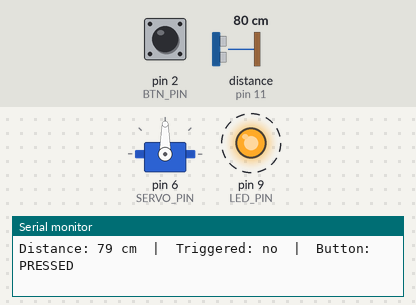
This sketch was run on a simulated Arduino Nano, built with avr-gcc and run on an emulated ATmega328P. Shown: servo, output pins drawn as LEDs (lit = HIGH), the last lines printed to the serial monitor. Wiring (inferred from the names in the program): ultrasonic range finder: trigger pin 10; echo pin 11. Dashed ring = blinking. The test bench sets the inputs (shaded band); at power-on: distance to the obstacle (sensor on pin 11) 80 cm, pin 2 (BTN_PIN) HIGH. The echo pulse lasts 58.3 µs per cm; pins used as bus, display or sensor lines are not drawn.

Above: at 0.87 s.
1.3 s: distance to the obstacle (sensor on pin 11) set to 45 cm
4.3 s: distance to the obstacle (sensor on pin 11) set to 40 cm
At 6.62 s:
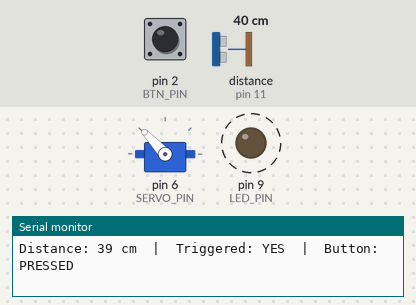
7.3 s: pin 2 (BTN_PIN) pulled LOW for 3.2 s
At 7.79 s:
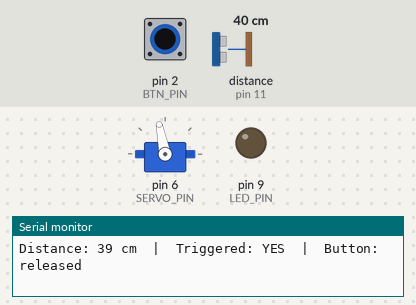
12.0 s: pin 2 (BTN_PIN) pulled LOW for 3.2 s
At 15.32 s:
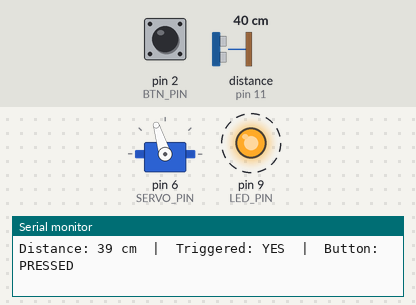
17.8 s: distance to the obstacle (sensor on pin 11) set to 2 cm
At 18.2 s:
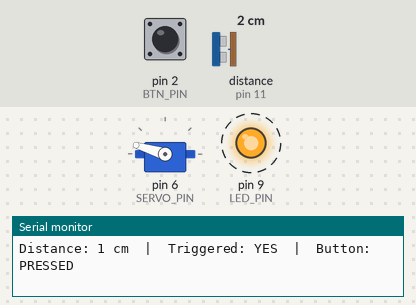
20.8 s: pin 2 (BTN_PIN) pulled LOW for 0.15 s
Timing chart, 0 to 34.2 s (numbered marks = the images above; inputs shaded):
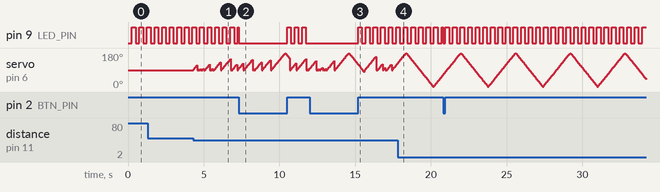

The sketch:

04_servo_sweep_and_led.ino
```cpp
// 04 - Servo proximity sweep + button-held LED blink (running together)
// The servo sweeps back and forth whenever someone comes within range,
// AND the LED blinks whenever the button is held down. Both happen at the
// same time because we use millis() timing instead of delay() -- delay()
// would freeze everything else while it waits.
//
// WIRING:
// Servo signal (orange) -> pin 6
// Servo V+ (red)   -> external supply +   (POWER SERVO EXTERNALLY)
// Servo GND (brown)-> external supply -  AND -> Nano GND   (common ground)
// Button: one leg -> pin 2, other leg -> GND (uses internal pull-up)
// LED: pin 9 -> 220ohm -> LED -> GND
// HC-SR04: VCC -> 5V, GND -> GND, TRIG -> pin 10, ECHO -> pin 11

#include <Servo.h>                      // built-in library that controls servos

Servo myServo;                          // servo object we can command
const int SERVO_PIN = 6;                // servo signal pin
const int BTN_PIN   = 2;                // button pin
const int LED_PIN   = 9;                // LED pin
const int TRIG = 10;                    // ultrasonic ping-out pin
const int ECHO = 11;                    // ultrasonic echo-in pin

const int FAR_CM = 40;                  // sweep when something is closer than this many cm

const int SWEEP_STEP_MS = 10;           // how long between each 1-degree servo move (smaller = faster)
const int BLINK_MS      = 250;          // how long between LED on/off toggles

// --- servo state (we track these ourselves instead of using a for-loop) ---
int servoAngle = 90;                    // current servo angle
int servoDir = 1;                       // direction: +1 sweeping up, -1 sweeping down
bool sweeping = false;                  // is something in range right now?
unsigned long lastServoStep = 0;        // when we last moved the servo (in ms)

// --- LED blink state ---
bool ledOn = false;                     // is the LED currently on?
unsigned long lastBlinkToggle = 0;      // when we last flipped the LED (in ms)

// --- sensor timing (don't ping too often) ---
unsigned long lastPing = 0;             // when we last read the sensor (in ms)
const int PING_INTERVAL_MS = 60;        // how often to check distance
long lastCm = -1;                       // most recent distance reading

// --- serial debug printing (don't spam the monitor every loop) ---
unsigned long lastDebugPrint = 0;       // when we last printed a status line
const int DEBUG_INTERVAL_MS = 200;      // how often to print (slower than the loop so it's readable)

void setup() {                          // runs once at startup
  Serial.begin(9600);                   // open the serial port for debug output
  myServo.attach(SERVO_PIN);            // tell the library which pin the servo is on
  pinMode(BTN_PIN, INPUT_PULLUP);       // button reads in; internal pull-up means pressed = LOW
  pinMode(LED_PIN, OUTPUT);             // LED pin sends voltage out
  pinMode(TRIG, OUTPUT);                // TRIG sends out
  pinMode(ECHO, INPUT);                 // ECHO reads in
  myServo.write(servoAngle);            // start the servo at the middle
}

long readDistanceCM() {                 // helper: distance in cm, or -1 if nothing detected
  digitalWrite(TRIG, LOW);              // trigger off to start clean
  delayMicroseconds(2);                 // tiny settle pause (microseconds, so effectively instant)
  digitalWrite(TRIG, HIGH);             // start the ping
  delayMicroseconds(10);                // hold 10 microseconds
  digitalWrite(TRIG, LOW);              // stop the ping
  long duration = pulseIn(ECHO, HIGH, 30000); // time the echo (give up after 30ms)
  if (duration == 0) return -1;         // nothing came back
  return duration * 0.0343 / 2;         // convert time to centimeters
}

void loop() {                           // runs forever, very fast, without ever blocking
  unsigned long now = millis();         // millis() = how many ms since the board turned on

  // 1) Check the sensor every PING_INTERVAL_MS
  if (now - lastPing >= PING_INTERVAL_MS) {
    lastPing = now;                     // remember this ping time
    lastCm = readDistanceCM();          // measure distance
    sweeping = (lastCm > 0 && lastCm < FAR_CM); // sweep only if something is in range
  }

  // 2) Move the servo one step if it's time and we're sweeping
  if (sweeping) {
    if (now - lastServoStep >= SWEEP_STEP_MS) {
      lastServoStep = now;              // remember this step time
      servoAngle += servoDir;           // move one degree in the current direction
      if (servoAngle >= 180) { servoAngle = 180; servoDir = -1; } // hit the top -> reverse
      if (servoAngle <= 0)   { servoAngle = 0;   servoDir = 1;  } // hit the bottom -> reverse
      myServo.write(servoAngle);        // send the servo to the new angle
    }
  } else {                              // nothing in range
    myServo.write(90);                  // rest at the middle
    servoAngle = 90;                    // reset our tracking
    servoDir = 1;
  }

  // 3) Blink the LED while the button is held (independent of the servo)
  bool buttonPressed = (digitalRead(BTN_PIN) == HIGH); // HIGH means the button is pressed
  if (buttonPressed) {
    if (now - lastBlinkToggle >= BLINK_MS) {
      lastBlinkToggle = now;            // remember this toggle time
      ledOn = !ledOn;                   // flip the LED state
      digitalWrite(LED_PIN, ledOn ? HIGH : LOW); // apply it
    }
  } else {                              // button released
    ledOn = false;                      // reset state
    digitalWrite(LED_PIN, LOW);         // LED off
  }

  // 4) Print a debug status line every DEBUG_INTERVAL_MS
  if (now - lastDebugPrint >= DEBUG_INTERVAL_MS) {
    lastDebugPrint = now;               // remember this print time

    Serial.print("Distance: ");         // ultrasonic calibration reading
    if (lastCm < 0) {
      Serial.print("--- (no echo)");    // -1 means nothing came back / out of range
    } else {
      Serial.print(lastCm);
      Serial.print(" cm");
    }

    Serial.print("  |  Triggered: ");   // is the proximity sweep active?
    Serial.print(sweeping ? "YES" : "no");

    Serial.print("  |  Button: ");      // is the button held down?
    Serial.println(buttonPressed ? "PRESSED" : "released");
  }
}
```

Measured:
- the behaviour switches between 41 and 40 cm on distance to the obstacle (sensor on pin 11) (found by bisection; images 0 and 1)
- by itself, pin 9 (LED_PIN): repeats every 0.50 s: HIGH 0.25 s, LOW 0.25 s
